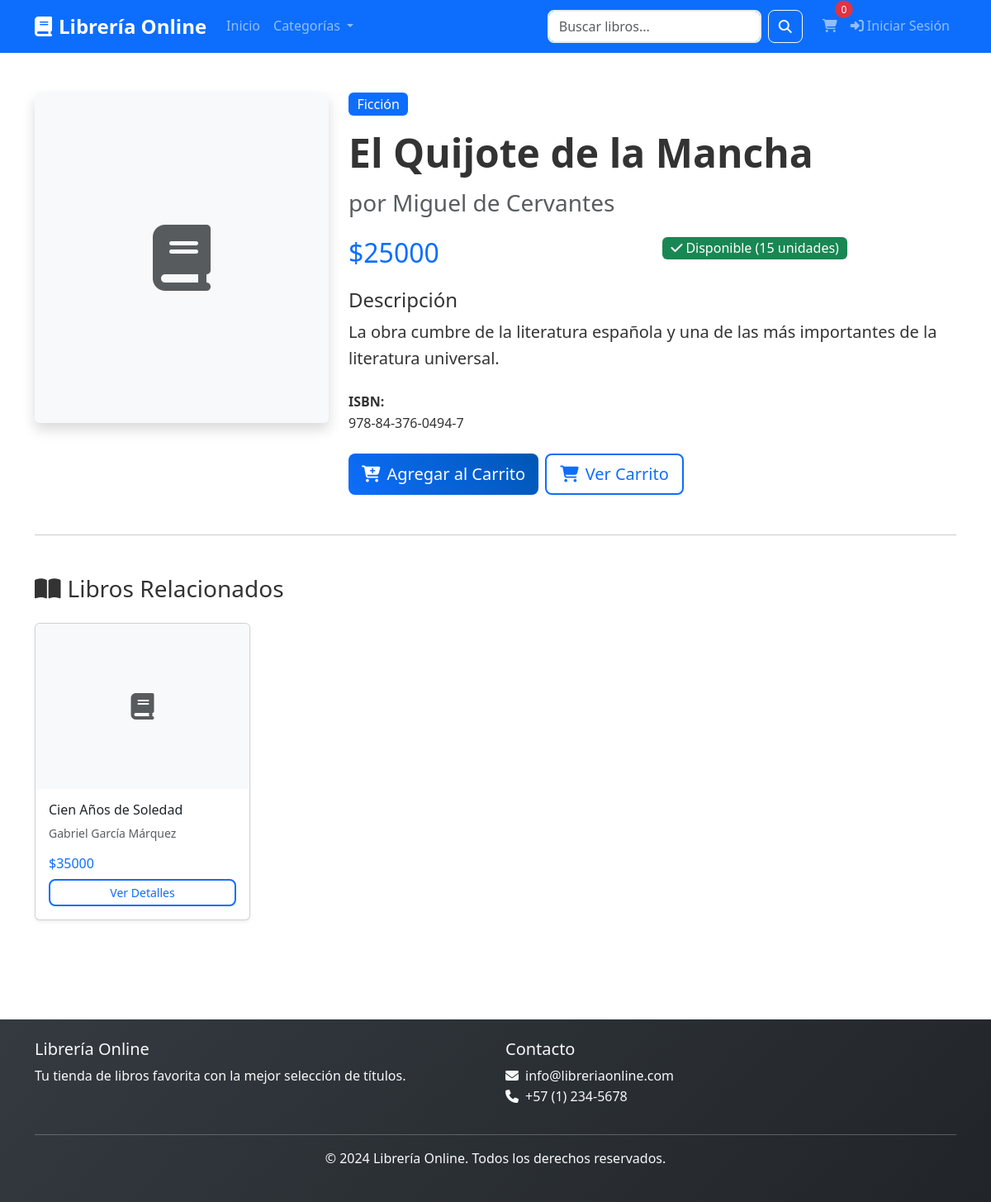
The app's page /libro/1/ with its own data.
### tienda/models.py (models this page shows, shortened)
class Libro(models.Model):
    titulo = models.CharField(max_length=200)
    autor = models.CharField(max_length=200)
    descripcion = models.TextField()
    precio = models.DecimalField(
        max_digits=10,
        decimal_places=2,
        validators=[MinValueValidator(Decimal('0.01'))]
    )
    imagen = models.ImageField(upload_to='libros/', blank=True, null=True)
    categoria = models.ForeignKey(Categoria, on_delete=models.CASCADE)
    stock = models.PositiveIntegerField(default=0)
    fecha_publicacion = models.DateField(blank=True, null=True)
    isbn = models.CharField(max_length=20, blank=True)
    fecha_creacion = models.DateTimeField(auto_now_add=True)
    fecha_actualizacion = models.DateTimeField(auto_now=True)
    activo = models.BooleanField(default=True)
    class Meta:
        verbose_name = "Libro"
        verbose_name_plural = "Libros"
        ordering = ['-fecha_creacion']
    @property
    def disponible(self):
        return self.stock > 0 and self.activo

class Categoria(models.Model):
    nombre = models.CharField(max_length=100, unique=True)
    descripcion = models.TextField(blank=True)
    fecha_creacion = models.DateTimeField(auto_now_add=True)
    class Meta:
        verbose_name = "Categoría"
        verbose_name_plural = "Categorías"
        ordering = ['nombre']

### tienda/views.py (the view)
# urls.py: path('libro/<int:libro_id>/', views.detalle_libro, name='detalle_libro'),
def detalle_libro(request, libro_id):
    libro = get_object_or_404(Libro, id=libro_id, activo=True)
    libros_relacionados = Libro.objects.filter(
        categoria=libro.categoria,
        activo=True,
        stock__gt=0
    ).exclude(id=libro_id)[:4]
    carrito = obtener_o_crear_carrito(request)
    context = {
        'libro': libro,
        'libros_relacionados': libros_relacionados,
        'cantidad_carrito': carrito.cantidad_total,
    }
    return render(request, 'tienda/detalle_libro.html', context)

### tienda/models.py (called while the page is built)
    @property
    def cantidad_total(self):
        return sum(item.cantidad for item in self.items.all())

### tienda/views.py (called while the page is built)
def obtener_o_crear_carrito(request):
    if request.user.is_authenticated:
        carrito, created = Carrito.objects.get_or_create(usuario=request.user)
    else:
        session_key = request.session.session_key
        if not session_key:
            request.session.create()
            session_key = request.session.session_key
        carrito, created = Carrito.objects.get_or_create(session_key=session_key)
    return carrito

### templates/tienda/detalle_libro.html (shortened to what this page needs)
{% extends 'base.html' %}
{% load static %}
{% block content %}
<div class="container py-5">
    <div class="row">
        <div class="col-lg-4 mb-4">
            {% if libro.imagen %}
            <img src="{{ libro.imagen.url }}" class="img-fluid rounded shadow" alt="{{ libro.titulo }}">
            {% else %}
            <div class="bg-light rounded shadow d-flex align-items-center justify-content-center" style="height: 400px;">
                <i class="fas fa-book fa-5x text-muted"></i>
            </div>
            {% endif %}
        </div>
        <div class="col-lg-8">
            <div class="mb-3">
                <span class="badge bg-primary fs-6">{{ libro.categoria.nombre }}</span>
            </div>
            <h1 class="display-5 fw-bold mb-3">{{ libro.titulo }}</h1>
            <h3 class="text-muted mb-4">por {{ libro.autor }}</h3>
            <div class="row mb-4">
                <div class="col-md-6">
                    <h2 class="text-primary mb-0">${{ libro.precio|floatformat:0 }}</h2>
                </div>
                <div class="col-md-6">
                    {% if libro.disponible %}
                    <span class="badge bg-success fs-6">
                        <i class="fas fa-check me-1"></i>Disponible ({{ libro.stock }} unidades)
                    </span>
                    {% else %}
                    <span class="badge bg-danger fs-6">
                        <i class="fas fa-times me-1"></i>Agotado
                    </span>
                    {% endif %}
                </div>
            </div>
            <div class="mb-4">
                <h4>Descripción</h4>
                <p class="lead">{{ libro.descripcion }}</p>
            </div>
            {% if libro.fecha_publicacion or libro.isbn %}
            <div class="row mb-4">
                {% if libro.isbn %}
                <div class="col-md-6">
                    <strong>ISBN:</strong><br>
                    {{ libro.isbn }}
                </div>
                {% endif %}
            </div>
            {% endif %}
            <div class="d-grid gap-2 d-md-flex">
                {% if libro.disponible %}
                <button class="btn btn-primary btn-lg agregar-carrito" data-libro-id="{{ libro.id }}">
                    <i class="fas fa-cart-plus me-2"></i>Agregar al Carrito
                </button>
                <a href="{% url 'ver_carrito' %}" class="btn btn-outline-primary btn-lg">
                    <i class="fas fa-shopping-cart me-2"></i>Ver Carrito
                </a>
                {% else %}
                <button class="btn btn-secondary btn-lg" disabled>
                    <i class="fas fa-times me-2"></i>Producto Agotado
                </button>
                {% endif %}
            </div>
        </div>
    </div>
    {% if libros_relacionados %}
    <hr class="my-5">
    <h3 class="mb-4">
        <i class="fas fa-book-open me-2"></i>Libros Relacionados
    </h3>
    <div class="row">
        {% for libro_rel in libros_relacionados %}
        <div class="col-lg-3 col-md-4 col-sm-6 mb-4">
            <div class="card h-100 shadow-sm">
                {% if libro_rel.imagen %}
                <img src="{{ libro_rel.imagen.url }}" class="card-img-top" alt="{{ libro_rel.titulo }}" style="height: 200px; object-fit: cover;">
                {% else %}
                <div class="card-img-top bg-light d-flex align-items-center justify-content-center" style="height: 200px;">
                    <i class="fas fa-book fa-2x text-muted"></i>
                </div>
                {% endif %}
                <div class="card-body d-flex flex-column">
                    <h6 class="card-title">{{ libro_rel.titulo }}</h6>
                    <p class="card-text text-muted small">{{ libro_rel.autor }}</p>
                    <div class="mt-auto">
                        <div class="d-flex justify-content-between align-items-center mb-2">
                            <span class="h6 text-primary mb-0">${{ libro_rel.precio|floatformat:0 }}</span>
                        </div>
                        <a href="{% url 'detalle_libro' libro_rel.id %}" class="btn btn-outline-primary btn-sm w-100">
                            Ver Detalles
                        </a>
                    </div>
                </div>
            </div>
        </div>
        {% endfor %}
    </div>
    {% endif %}
</div>
{% endblock %}

### static/css/style.css (style rules this page uses)
:root { --primary-color: #0d6efd; --secondary-color: #6c757d; --success-color: #198754; --danger-color: #dc3545; --warning-color: #ffc107; --info-color: #0dcaf0; --light-color: #f8f9fa; --dark-color: #212529; }
body { font-family: 'Segoe UI', Tahoma, Geneva, Verdana, sans-serif; line-height: 1.6; color: #333; }
.btn { border-radius: 8px; font-weight: 500; transition: all 0.3s ease; }
.btn-primary { background: linear-gradient(45deg, var(--primary-color), #0056b3); border: none; }
.btn-outline-primary { border: 2px solid var(--primary-color); color: var(--primary-color); }
.badge { border-radius: 6px; font-weight: 500; }
.fas, .far, .fab { transition: transform 0.3s ease; }

### records on screen
Libro: categoria.nombre "Ficción", titulo "El Quijote de la Mancha", autor "Miguel de Cervantes", precio "25000", stock "15", descripcion "La obra cumbre de la literatura española y una de las más importantes de la literatura universal.", isbn "978-84-376-0494-7"
Libro: titulo "Cien Años de Soledad", autor "Gabriel García Márquez", precio "35000"

### other values on screen
{{ cantidad_carrito|default:0 }} "0"
